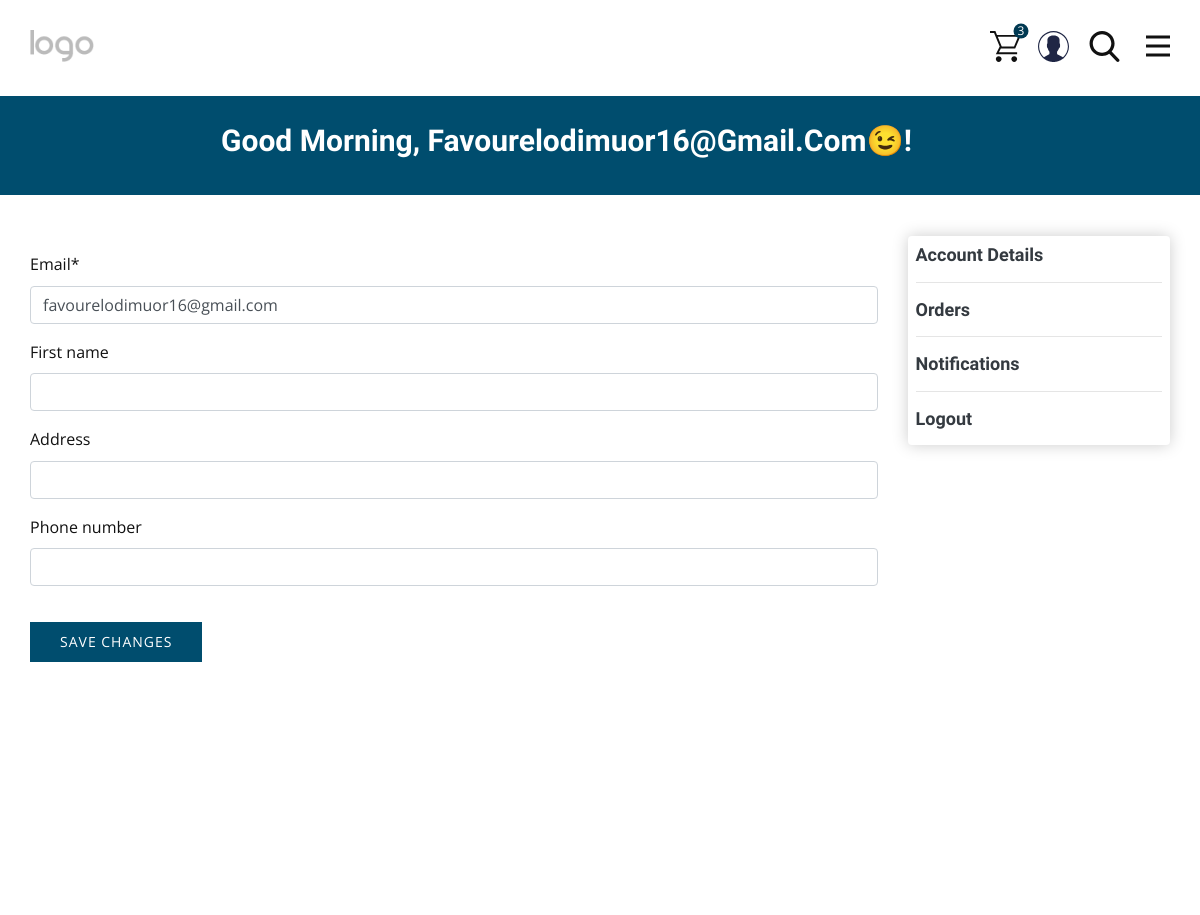
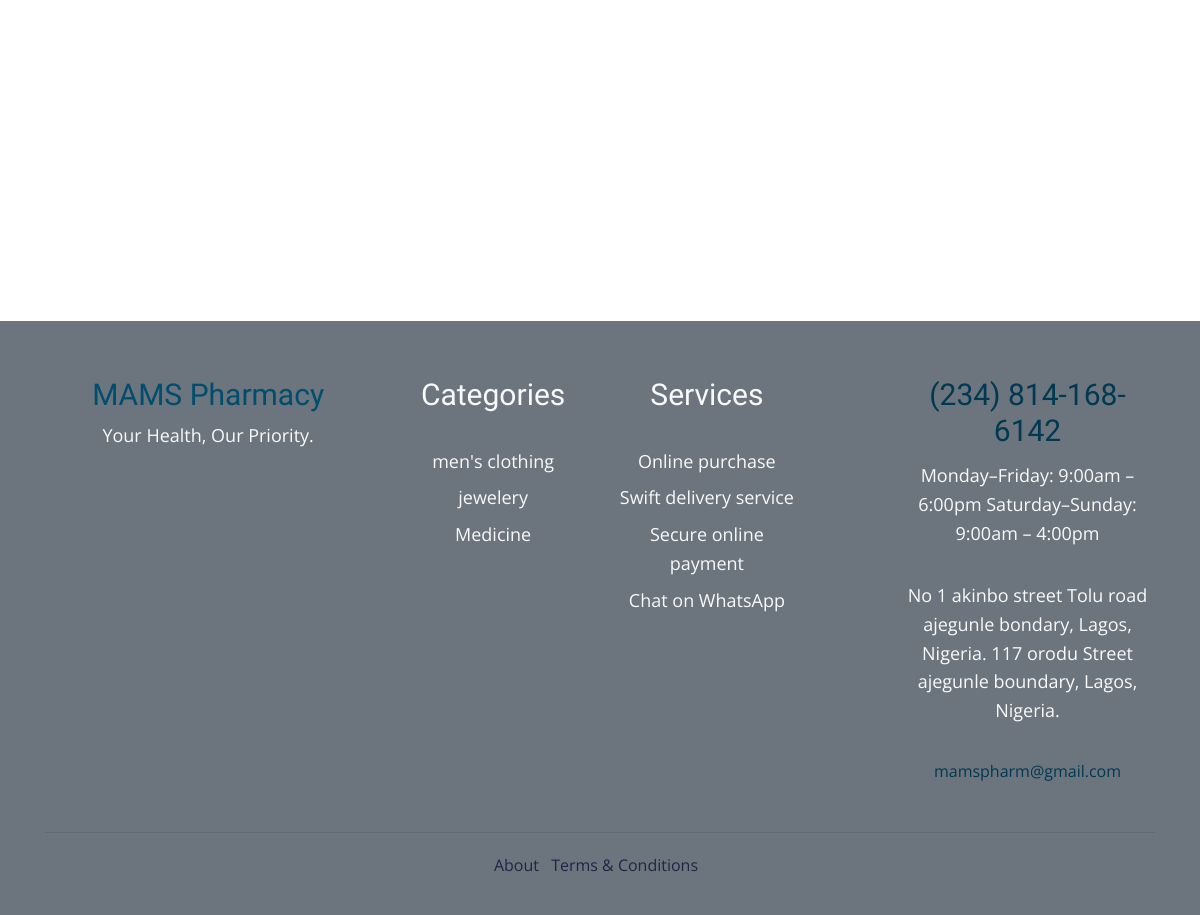
/users/profile/ (signed in), run on an earlier commit of the app's database (2 pictures, top to bottom).
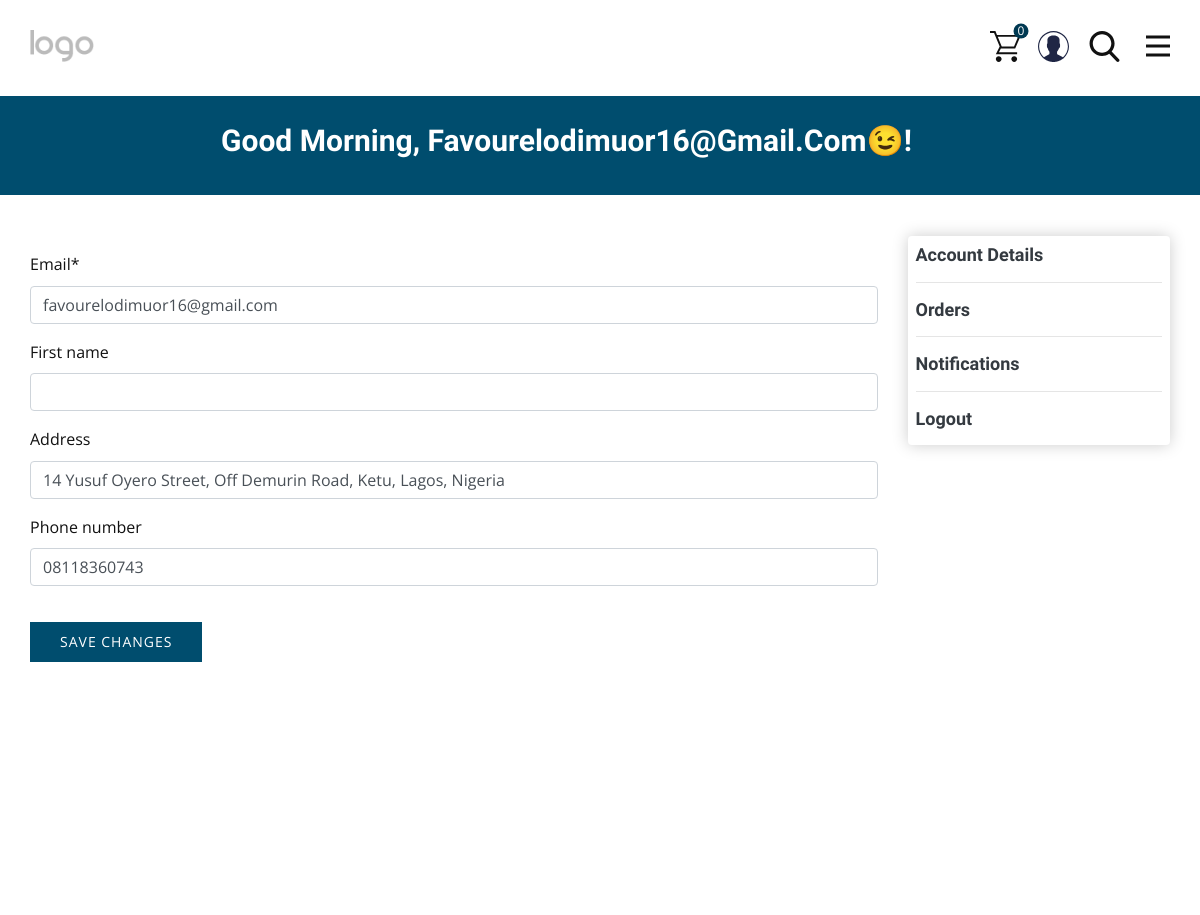
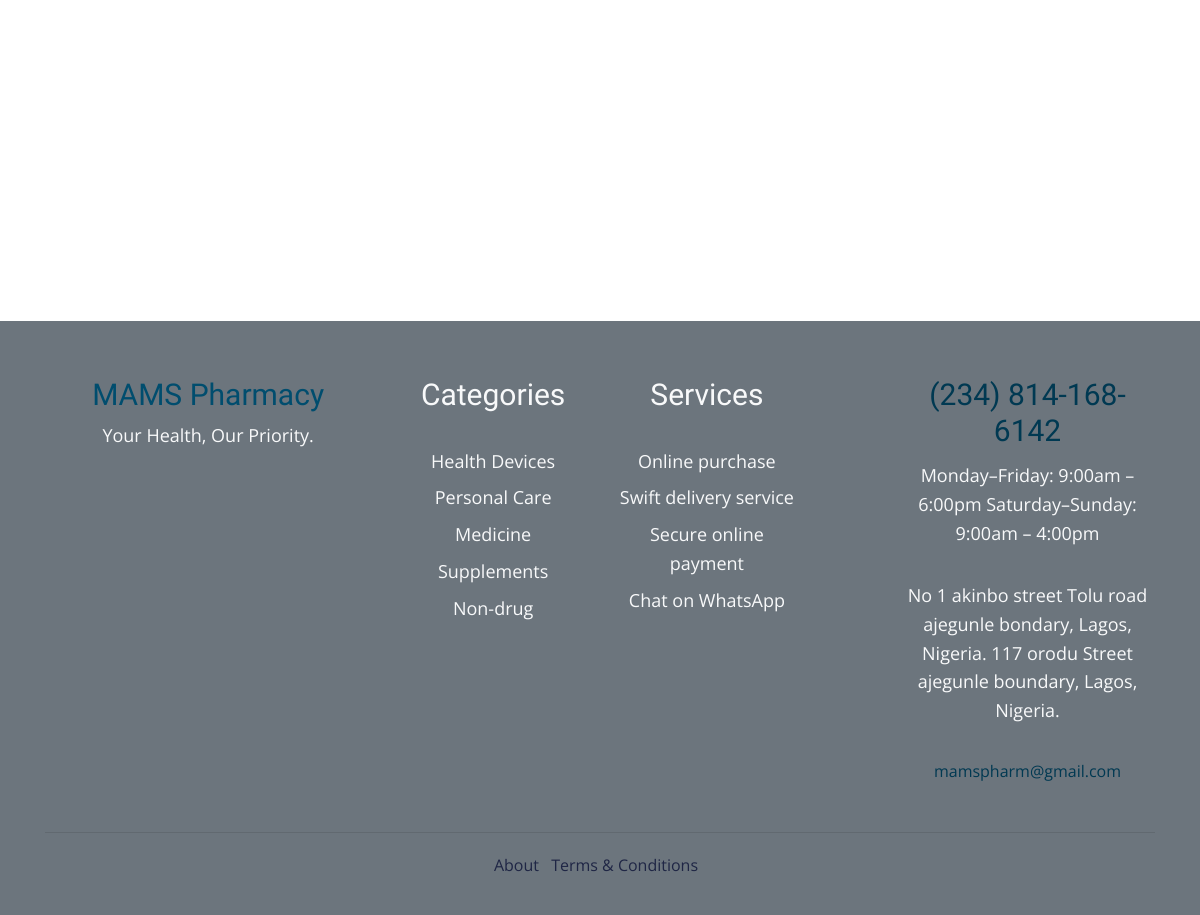
And on a later commit of the database (2 pictures, top to bottom).
### users/models.py (models this page shows)
class User(AbstractBaseUser, PermissionsMixin):
    email = models.EmailField(unique=True)
    first_name = models.CharField(max_length=20, null=True, blank=True)
    phone_number = models.CharField(max_length=15, null=True, blank=True)
    picture_url = models.ImageField(default='2placeholder_test_b9l9NT5.png', upload_to='profile_images')
    address = models.CharField(max_length=255, null=True, blank=True)
    is_staff = models.BooleanField(default=False)
    is_active = models.BooleanField(default=True)
    date_joined = models.DateTimeField(default=datetime.now)
    objects = CustomUserManager()
    USERNAME_FIELD = 'email'
    REQUIRED_FIELDS = []
    def __str__(self):
        return self.email

### products/models.py (models this page shows)
class Category(models.Model):
    name = models.CharField(max_length=100, default="Select Category")
    date = models.DateTimeField(default=datetime.now)
    def __str__(self):
        return self.name
    @staticmethod
    def getAllCategory():
        return Category.objects.all()

### users/views.py (the view)
# urls.py: path("users/profile/", user_view.users_profile, name="users_profile"),
@login_required
def users_profile(request):
    categories = Category.getAllCategory()
    if request.method == 'POST':
        form = UserUpdateForm(request.POST, instance=request.user)
        if form.is_valid():
            form = form.save(commit=False)
            form.save()
            messages.success(request, 'Your account has been updated!')
            return HttpResponseRedirect(request.META.get('HTTP_REFERER'))
    else:
        form = UserUpdateForm(instance=request.user)
    context = {
        "get_cart_items": total_cart_items(request),
        'form': form,
        'categories': categories,
        "now": datetime.datetime.now().hour,
    }
    return render(request, 'users/profile.html', context)

### users/forms.py
class UserUpdateForm(forms.ModelForm):
    class Meta:
        model = User
        fields = ["email", "first_name",
                  "address", "phone_number",
                  ]

### products/utils.py (called while the page is built)
def total_cart_items(request):
    check_out_list = Checkout.objects.filter(user=request.user, complete=False)
    get_cart_items = sum([item.quantity for item in check_out_list])
    return get_cart_items

### users/templates/users/profile.html (shortened to what this page needs)
{% extends 'products/base.html' %}
{% load static %}
{% load humanize %}
{% load crispy_forms_tags %}
{% block content %}
<section class="u-clearfix u-lightbox u-section-1" id="sec-16e0">
    <div class="u-container-style u-custom-color-3 u-expanded-width u-group u-group-1">
        <div class="u-container-layout u-valign-middle u-container-layout-1">
            <h3 class="u-text u-text-default u-text-1">
                {% if 0 >= now %}
                Good morning,
                {% elif now < 11.1 %}
                Good morning,
                {% elif 12 >= now %}
                Good afternoon,
                {% elif now < 15.1 %}
                Good afternoon,
                {% elif 16 >= now %}
                Good evening,
                {% elif now < 19.1 %}
                Good evening,
                {% elif 20 >= now %}
                Good night,
                {% elif now < 23.1 %}
                Good night,
                {% endif %}
                {% if request.user.first_name %}
                {{ request.user.first_name }} 😉!
                {% elif request.user.email %}
                {{ request.user.email }}😉! {% endif %}</h3>
        </div>
    </div>
    <div class="custom-expanded u-layout-grid u-pagination-center u-products u-sorting-right u-products-1"
         data-site-sorting-prop="created" data-site-sorting-order="desc" data-products-datasource="site"
         data-items-per-page="4" data-products-id="1">
        <div class="row">
            <div class="col-lg-9 mt-3" id="user-orders">
                <form action="{% url 'users_profile' %}" method="post">
                    {{ form | crispy }}
                    <button id="submit" type="submit" class="u-active-custom-color-5 u-border-2 u-border-grey-dark-1 u-border-no-left
                           u-border-no-right u-border-no-top u-btn u-btn-rectangle u-btn-submit u-button-style
                           u-custom-color-3 u-hover-custom-color-5 u-btn-4">
                        <span id="button-text">SAVE CHANGES</span>
                    </button>
                </form>
                <br>
            </div>
            <br>
            <div class="col-lg-3 ">
                <div class="box-element" style="background-color:#fff !important">
                    <a class="list-item my-1 text-dark text-decoration-none"
                       href="{% url 'users_profile' %}">
                        <h6>Account Details</h6>
                        <hr>
                    </a>
                    <a class="list-item my-1 text-dark text-decoration-none"
                       hx-get="{% url 'user_orders' %}" role="button"
                                   hx-target="#user-orders">
                        <h6>Orders</h6>
                        <hr>
                    </a>
                    <a class="list-item my-1 text-dark text-decoration-none"
                       hx-get="{% url 'user_notifications' %}" role="button"
                                   hx-target="#user-orders">
                        <h6>Notifications</h6>
                        <hr>
                    </a>
                    <a class="list-item my-1 text-dark text-decoration-none"
                       href="{% url 'logout' %}">
                        <h6>Logout</h6>
                    </a>
                </div>
                <br>
                <br>
                <br>
                <br>
            </div>
        </div>
    </div>
</section>
{% endblock %}

### products/templates/products/base.html (shortened to what this page needs)
<!DOCTYPE html>
{% load static %}
{% load humanize %}
<html style="font-size: 16px;" lang="en-NG">
<head>
    <link rel="stylesheet" href="{% static 'css/nicepage.css' %}" media="screen">
    <link rel="stylesheet" href="{% static 'css/Products.css' %}" media="screen">
    <link rel="stylesheet" href="https://stackpath.bootstrapcdn.com/bootstrap/4.5.2/css/bootstrap.min.css">
</head>
<body data-path-to-root="./" data-include-products="true" class="u-body u-overlap u-xl-mode" data-lang="en">
{% include 'products/navbar.html' %}
{% block content %}
{% endblock %}
<footer class="u-align-center u-clearfix u-footer u-white-80 u-footer bg-secondary text-light" id="sec-7bae">
    <div class="u-clearfix u-sheet u-sheet-1">
        <div class="container justify-content-between py-2 ">
            <div class="row pt-5 mt-8">
                <div class="col-lg-9">
                    <div class="row">
                        <div class="col-md-5 col-sm-6">
                            <h3 style="color:#004d6e" class="font-weight-light">MAMS Pharmacy</h3>
                            <p>
                                Your Health, Our Priority.
                            </p>
                        </div>
                        <div class="col-md-3 col-sm-6">
                            <h3 class="font-weight-light"> Categories</h3>
                            <br>
                            {% for category in categories %}
                            <p>{{ category }}</p>
                            {% endfor %}
                        </div>
                        <br>
                        <div class="col-md-3 col-sm-6">
                            <h3 class="font-weight-light">Services</h3>
                            <br>
                            <p>Online purchase</p>
                            <p>Swift delivery service</p>
                            <p>Secure online payment</p>
                            <p>Chat on WhatsApp</p>
                        </div>
                        <br>
                    </div>
                </div>
                <div class="col-md-3 border-1">
                    <div class="widget pb-2">
                        <a href="tel:2348141686142" style="color:#003952" class="text-decoration-none">
                            <h3 class="font-weight-light pb-1">
                                (234) 814-168-6142
                            </h3>
                        </a>
                        <p>Monday–Friday: 9:00am – 6:00pm
                            Saturday–Sunday: 9:00am – 4:00pm</p>
                        <br>
                        <p>
                            No 1 akinbo street Tolu road ajegunle bondary,
                            Lagos, Nigeria.
                            117 orodu Street ajegunle boundary, Lagos, Nigeria.
                        </p>
                        <br>
                        <a style="color:#003952" class="text-decoration-none"
                           href="mailto:mamspharm@gmail.com">
                            mamspharm@gmail.com</a>
                    </div>
                </div>
            </div>
            <ul class="list-inline font-size-sm mb-2 py-4 mb-md-0 order-md-2">
                <hr>
                <li class="list-inline-item nav-item my-1"><a class="text-decoration-none nav-item"
                                                              href="#">About</a></li>
                <li class="list-inline-item my-1"><a class="text-decoration-none" href="#">Terms &amp; Conditions</a>
                </li>
                <br>
            </ul>
        </div>
    </div>
</footer>
</body>
</html>

What changed in the data, as far as the page shows it:
removed Category: name "men's clothing"
removed Category: name "jewelery"
changed User "Favourelodimuor16@gmail.com": address (not shown) → "14 Yusuf Oyero Street, Off Demurin Road, Ketu, Lagos, Nigeria"; phone_number (not shown) → "08118360743"
added Category: name "Health Devices"
added Category: name "Personal Care"
added Category: name "Supplements"
added Category: name "Non-drug"
Also different on the page:
{{ get_cart_items|intword }}: "3" → "0"
